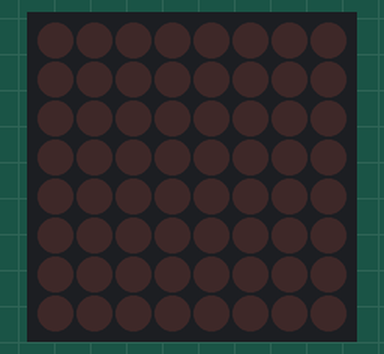
This sketch was run on a simulated Arduino Uno, built with avr-gcc and run on an emulated ATmega328P. Parts: 8×8 LED matrix.

Above: at 0.3 s.
At 0.9 s:
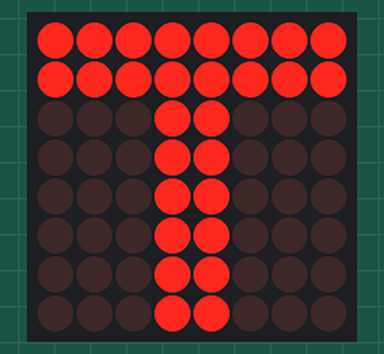
At 2.46 s:
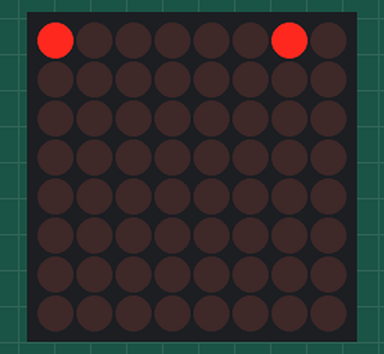
At 4.58 s:
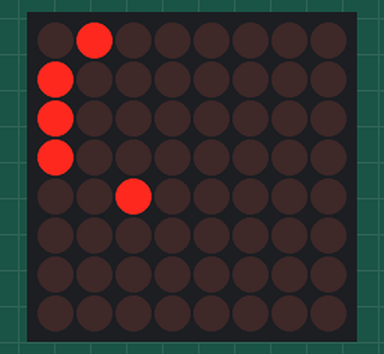
At 6.27 s:
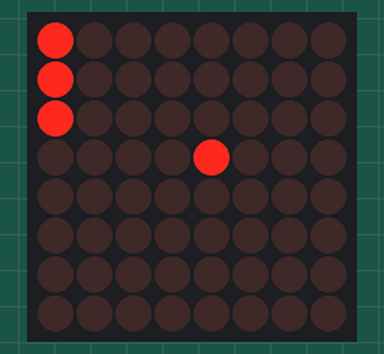
At 8.07 s:
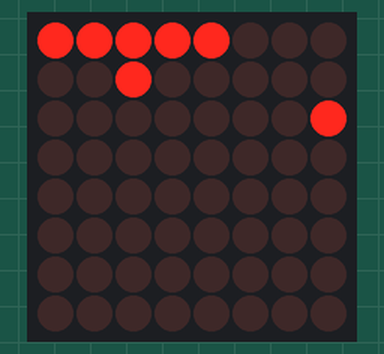

Measured:
- by itself, everything shown: repeats every 9.4 s, in 34 steps
- what the display in image 0 shows lasts 0.6 s, from 0.2 s to 0.8 s
- what the display in image 1 shows lasts 1.2 s, from 0.8 s to 2.0 s

The sketch:

tani.ino
```cpp
#include <LedControl.h>
LedControl ta = LedControl(12, 11, 10, 1);
int tt=11;
int tt2=50;
int longtt=200;
void setup() {
  ta.shutdown(0, false);
  ta.setIntensity(0, 1);
  ta.clearDisplay(0);
}

void loop() {
  tani();

}

void tani() {

ta.setRow(0,0,B11111111);
ta.setRow(0,1,B11111111);
ta.setRow(0,2,B00011000);
ta.setRow(0,3,B00011000);
ta.setRow(0,4,B00011000);
ta.setRow(0,5,B00011000);
ta.setRow(0,6,B00011000);
ta.setRow(0,7,B00011000);

delay(longtt);

ta.clearDisplay(0);

delay(longtt);

ta.setRow(0,0,B11111111);
ta.setRow(0,1,B11111111);
ta.setRow(0,2,B00011000);
ta.setRow(0,3,B00011000);
ta.setRow(0,4,B00011000);
ta.setRow(0,5,B00011000);
ta.setRow(0,6,B00011000);
ta.setRow(0,7,B00011000);

ta.clearDisplay(0);

delay(longtt);
delay(longtt);
ta.setRow(0,0,B11111111);
ta.setRow(0,1,B11111111);
ta.setRow(0,2,B00011000);
ta.setRow(0,3,B00011000);
ta.setRow(0,4,B00011000);
ta.setRow(0,5,B00011000);
ta.setRow(0,6,B00011000);
ta.setRow(0,7,B00011000);

delay(longtt);
delay(1000);
ta.clearDisplay(0);
delay(longtt);

//TTTTTTTTTTTTTTTTTTTTTT


  for (int i = 7; i >= 0; i--) {
    ta.setLed(0, 0, i, true);
    ta.setLed(0, 0, i + 1, false);
    delay(tt);
  }

  for (int i = 7; i >= 1; i--) {
    ta.setLed(0, 0, i, true);
    ta.setLed(0, 0, i + 1, false);
    delay(tt);
  }


  for (int i = 7; i >= 2; i--) {
    ta.setLed(0, 0, i, true);
    ta.setLed(0, 0, i + 1, false);
    delay(tt);
  }

  for (int i = 7; i >= 2; i--) {
    ta.setLed(0, 1, i, true);
    ta.setLed(0, 1, i + 1, false);
    delay(tt);
  }

  for (int i = 7; i >= 2; i--) {
    ta.setLed(0, 2, i, true);
    ta.setLed(0, 2, i + 1, false);
    delay(tt);
  }

  for (int i = 7; i >= 2; i--) {
    ta.setLed(0, 3, i, true);
    ta.setLed(0, 3, i + 1, false);
    delay(tt);
  }

    for (int i = 7; i >= 2; i--) {
    ta.setLed(0, 4, i, true);
    ta.setLed(0, 4, i + 1, false);
    delay(tt);
  }

  for (int i = 7; i >= 3; i--) {
    ta.setLed(0, 0, i, true);
    ta.setLed(0, 0, i + 1, false);
    delay(tt);
  }

  for (int i = 7; i >= 4; i--) {
    ta.setLed(0, 0, i, true);
    ta.setLed(0, 0, i + 1, false);
    delay(tt);
  }
delay(longtt);

ta.setLed(0,0,4,false);
ta.setLed(0,1,1,true);
ta.setLed(0,1,2,false);
ta.setLed(0,2,1,true);
ta.setLed(0,2,2,false);
ta.setLed(0,3,1,true);
ta.setLed(0,3,2,false);
ta.setLed(0,4,1,true);
ta.setLed(0,4,2,false);
delay(longtt);

ta.setLed(0,0,3,false);
ta.setLed(0,1,0,true);
ta.setLed(0,1,1,false);
ta.setLed(0,2,0,true);
ta.setLed(0,2,1,false);
ta.setLed(0,3,0,true);
ta.setLed(0,3,1,false);
ta.setLed(0,4,0,true);
ta.setLed(0,4,1,false);
delay(longtt);

ta.setLed(0,0,2,false);
ta.setLed(0,1,0,false);
ta.setLed(0,2,0,false);
ta.setLed(0,3,0,false);
ta.setLed(0,4,0,false);
delay(longtt);

ta.setLed(0,0,1,false);
delay(longtt);

ta.setLed(0,0,0,false);
delay(longtt);


//AAAAAAAAAAAAAAAAAAAAAAAAA
  for (int i = 7; i >= 1; i--) {
    ta.setLed(0, 0, i, true);
    ta.setLed(0, 0, i + 1, false);
    delay(tt);
  }


  for (int i = 7; i >= 0; i--) {
    ta.setLed(0, 1, i, true);
    ta.setLed(0, 1, i + 1, false);
    delay(tt);
  }


  for (int i = 7; i >= 0; i--) {
    ta.setLed(0, 2, i, true);
    ta.setLed(0, 2, i + 1, false);
    delay(tt);
  }


  for (int i = 7; i >= 0; i--) {
    ta.setLed(0, 3, i, true);
    ta.setLed(0, 3, i + 1, false);
    delay(tt);
  }

  for (int i = 7; i >= 0; i--) {
    ta.setLed(0, 4, i, true);
    ta.setLed(0, 4, i + 1, false);
    delay(tt);
  }


  for (int i = 7; i >= 2; i--) {
    ta.setLed(0, 1, i, true);
    ta.setLed(0, 1, i + 1, false);
    delay(tt);
  }


  for (int i = 7; i >= 2; i--) {
    ta.setLed(0, 2, i, true);
    ta.setLed(0, 2, i + 1, false);
    delay(tt);
  }


  for (int i = 7; i >= 2; i--) {
    ta.setLed(0, 3, i, true);
    ta.setLed(0, 3, i + 1, false);
    delay(tt);
  }

  for (int i = 7; i >= 2; i--) {
    ta.setLed(0, 4, i, true);
    ta.setLed(0, 4, i + 1, false);
    delay(tt);
  }


  for (int i = 7; i >= 1; i--) {
    ta.setLed(0, 2, i, true);
    ta.setLed(0, 2, i + 1, false);
    delay(tt);
  }
ta.setLed(0,2,2,true);

delay(longtt);

ta.setLed(0,0,0,true);
ta.setLed(0,0,1,false);
ta.setLed(0,2,0,true);
ta.setLed(0,2,1,false);
ta.setLed(0,1,1,true);
ta.setLed(0,1,2,false);
ta.setLed(0,2,1,true);
ta.setLed(0,2,2,false);
ta.setLed(0,3,1,true);
ta.setLed(0,3,2,false);
ta.setLed(0,4,1,true);
ta.setLed(0,4,2,false);
ta.setLed(0,1,0,false);
ta.setLed(0,3,0,false);
ta.setLed(0,4,0,false);
delay(longtt);

ta.setLed(0,0,0,false);
ta.setLed(0,1,1,false);
ta.setLed(0,2,1,false);
ta.setLed(0,3,1,false);
ta.setLed(0,4,1,false);

ta.setLed(0,1,0,true);
ta.setLed(0,2,0,true);
ta.setLed(0,3,0,true);
ta.setLed(0,4,0,true);

delay(longtt);

ta.setLed(0,1,0,false);
ta.setLed(0,2,0,false);
ta.setLed(0,3,0,false);
ta.setLed(0,4,0,false);

delay(longtt);
delay(longtt);


//NNNNNNNNNNNNNNNNNNNNNNNNNNNNNN

  for (int i = 7; i >= 0; i--) {
    ta.setLed(0, 0, i, true);
    ta.setLed(0, 0, i + 1, false);
    delay(tt);
  }

  for (int i = 7; i >= 0; i--) {
    ta.setLed(0, 1, i, true);
    ta.setLed(0, 1, i + 1, false);
    delay(tt);
  }

  for (int i = 7; i >= 0; i--) {
    ta.setLed(0, 2, i, true);
    ta.setLed(0, 2, i + 1, false);
    delay(tt);
  }

  for (int i = 7; i >= 0; i--) {
    ta.setLed(0, 3, i, true);
    ta.setLed(0, 3, i + 1, false);
    delay(tt);
  }

  for (int i = 7; i >= 0; i--) {
    ta.setLed(0, 4, i, true);
    ta.setLed(0, 4, i + 1, false);
    delay(tt);
  }


  for (int i = 7; i >= 1; i--) {
    ta.setLed(0, 1, i, true);
    ta.setLed(0, 1, i + 1, false);
    delay(tt);
  }

  for (int i = 7; i >= 2; i--) {
    ta.setLed(0, 2, i, true);
    ta.setLed(0, 2, i + 1, false);
    delay(tt);
  }


  for (int i = 7; i >= 3; i--) {
    ta.setLed(0, 3, i, true);
    ta.setLed(0, 3, i + 1, false);
    delay(tt);
  }


  for (int i = 7; i >= 4; i--) {
    ta.setLed(0, 0, i, true);
    ta.setLed(0, 0, i + 1, false);
    delay(tt);
  }

  for (int i = 7; i >= 4; i--) {
    ta.setLed(0, 1, i, true);
    ta.setLed(0, 1, i + 1, false);
    delay(tt);
  }

  for (int i = 7; i >= 4; i--) {
    ta.setLed(0, 2, i, true);
    ta.setLed(0, 2, i + 1, false);
    delay(tt);
  }

  for (int i = 7; i >= 4; i--) {
    ta.setLed(0, 3, i, true);
    ta.setLed(0, 3, i + 1, false);
    delay(tt);
  }

  for (int i = 7; i >= 4; i--) {
    ta.setLed(0, 4, i, true);
    ta.setLed(0, 4, i + 1, false);
    delay(tt);
  }


ta.setLed(0,0,0,false);
ta.setLed(0,2,0,false);
ta.setLed(0,3,0,false);
ta.setLed(0,4,0,false);

ta.setLed(0,0,4,false);
ta.setLed(0,1,4,false);
ta.setLed(0,2,4,false);
ta.setLed(0,3,4,false);
ta.setLed(0,4,4,false);

ta.setLed(0,1,1,false);
ta.setLed(0,2,2,false);
ta.setLed(0,3,3,false);


ta.setLed(0,2,1,true);
ta.setLed(0,3,2,true);
ta.setLed(0,0,3,true);
ta.setLed(0,1,3,true);
ta.setLed(0,2,3,true);
ta.setLed(0,3,3,true);
ta.setLed(0,4,3,true);

delay(longtt);

ta.setLed(0,0,1,false);
ta.setLed(0,2,1,false);
ta.setLed(0,3,2,false);
ta.setLed(0,0,3,false);
ta.setLed(0,1,3,false);
ta.setLed(0,2,3,false);
ta.setLed(0,3,3,false);
ta.setLed(0,4,3,false);
ta.setLed(0,1,0,false);


ta.setLed(0,2,0,true);
ta.setLed(0,3,1,true);
ta.setLed(0,0,2,true);
ta.setLed(0,1,2,true);
ta.setLed(0,2,2,true);
ta.setLed(0,3,2,true);
ta.setLed(0,4,2,true);


delay(longtt);
ta.setLed(0,2,0,false);
ta.setLed(0,3,1,false);
ta.setLed(0,0,2,false);
ta.setLed(0,0,1,false);
ta.setLed(0,1,2,false);
ta.setLed(0,2,2,false);
ta.setLed(0,3,2,false);
ta.setLed(0,4,2,false);
ta.setLed(0,0,2,false);

ta.setLed(0,3,0,true);
ta.setLed(0,0,1,true);
ta.setLed(0,1,1,true);
ta.setLed(0,2,1,true);
ta.setLed(0,3,1,true);
ta.setLed(0,4,1,true);


delay(longtt);

ta.setLed(0,3,0,false);
ta.setLed(0,0,1,false);
ta.setLed(0,1,1,false);
ta.setLed(0,2,1,false);
ta.setLed(0,3,1,false);
ta.setLed(0,4,1,false);

ta.setLed(0,0,0,true);
ta.setLed(0,1,0,true);
ta.setLed(0,2,0,true);
ta.setLed(0,3,0,true);
ta.setLed(0,4,0,true);

delay(longtt);

ta.clearDisplay(0);


//IIIIIIIIIIIIIIIIIIIIIIIIIIII

  for (int i = 7; i >= 0; i--) {
    ta.setLed(0, 0, i, true);
    ta.setLed(0, 0, i + 1, false);
    delay(tt);
  }

  for (int i = 7; i >= 1; i--) {
    ta.setLed(0, 0, i, true);
    ta.setLed(0, 0, i + 1, false);
    delay(tt);
  }


  for (int i = 7; i >= 2; i--) {
    ta.setLed(0, 0, i, true);
    ta.setLed(0, 0, i + 1, false);
    delay(tt);
  }


  for (int i = 7; i >= 3; i--) {
    ta.setLed(0, 0, i, true);
    ta.setLed(0, 0, i + 1, false);
    delay(tt);
  }

  for (int i = 7; i >= 4; i--) {
    ta.setLed(0, 0, i, true);
    ta.setLed(0, 0, i + 1, false);
    delay(tt);
  }

  for (int i = 7; i >= 2; i--) {
    ta.setLed(0, 1, i, true);
    ta.setLed(0, 1, i + 1, false);
    delay(tt);
  }

  for (int i = 7; i >= 2; i--) {
    ta.setLed(0, 2, i, true);
    ta.setLed(0, 2, i + 1, false);
    delay(tt);
  }

  for (int i = 7; i >= 2; i--) {
    ta.setLed(0, 3, i, true);
    ta.setLed(0, 3, i + 1, false);
    delay(tt);
  }


  for (int i = 7; i >= 0; i--) {
    ta.setLed(0, 4, i, true);
    ta.setLed(0, 4, i + 1, false);
    delay(tt);
  }

  for (int i = 7; i >= 1; i--) {
    ta.setLed(0, 4, i, true);
    ta.setLed(0, 4, i + 1, false);
    delay(tt);
  }


  for (int i = 7; i >= 2; i--) {
    ta.setLed(0, 4, i, true);
    ta.setLed(0, 4, i + 1, false);
    delay(tt);
  }


  for (int i = 7; i >= 3; i--) {
    ta.setLed(0, 4, i, true);
    ta.setLed(0, 4, i + 1, false);
    delay(tt);
  }

  for (int i = 7; i >= 4; i--) {
    ta.setLed(0, 4, i, true);
    ta.setLed(0, 4, i + 1, false);
    delay(tt);
  }

delay(longtt);

ta.setLed(0,0,4,false);
ta.setLed(0,4,4,false);
ta.setLed(0,1,2,false);
ta.setLed(0,2,2,false);
ta.setLed(0,3,2,false);
ta.setLed(0,1,1,true);
ta.setLed(0,2,1,true);
ta.setLed(0,3,1,true);

delay(longtt);

ta.setLed(0,0,3,false);
ta.setLed(0,4,3,false);
ta.setLed(0,1,1,false);
ta.setLed(0,2,1,false);
ta.setLed(0,3,1,false);
ta.setLed(0,1,0,true);
ta.setLed(0,2,0,true);
ta.setLed(0,3,0,true);

delay(longtt);

ta.setLed(0,0,2,false);
ta.setLed(0,4,2,false);
ta.setLed(0,1,0,false);
ta.setLed(0,2,0,false);
ta.setLed(0,3,0,false);

delay(longtt);

ta.setLed(0,0,1,false);
ta.setLed(0,4,1,false);

delay(longtt);

ta.clearDisplay(0);


}
```
